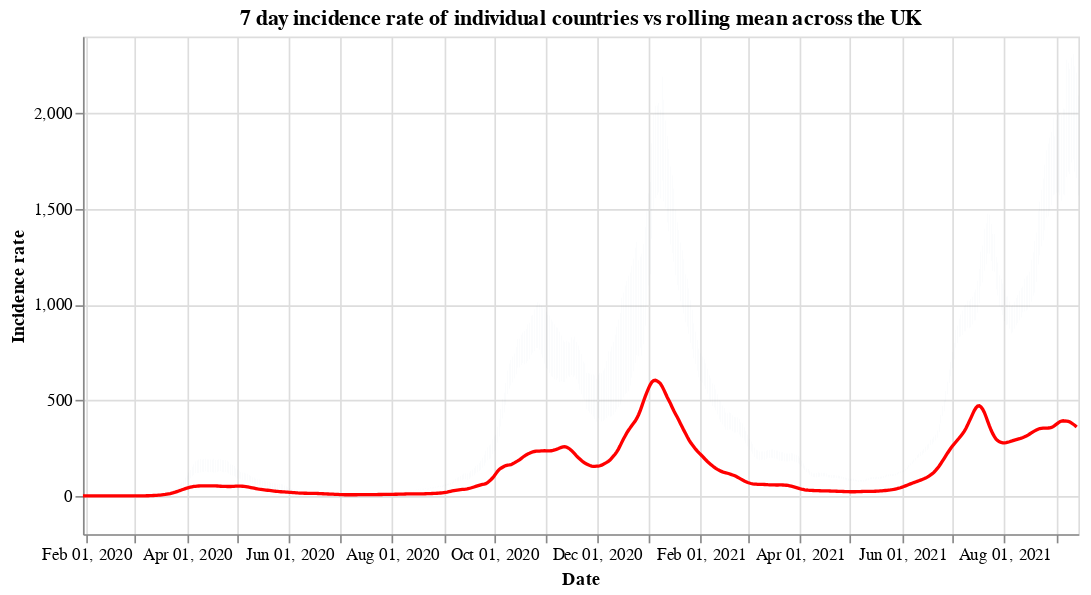

The code cell stored with this chart in its notebook:
### Code cell
#collapse
countries = uk_cases['areaName'].unique()
countries.sort()

selection = alt.selection_single(
    name='Select',
    fields=['areaName'],
    init={'areaName': 'Wales'},
    bind={'areaName': alt.binding_select(options=countries)}
)

# scatter plot, modify opacity based on selection
bars = alt.Chart(uk_cases).mark_bar().add_selection(
    selection
).encode(
    x=alt.X("yearmonthdate(date):T", axis=alt.Axis(title='Date')),
    y=alt.Y("weeklyCasesRate:Q", axis=alt.Axis(title='Incidence rate')),
    tooltip='weeklyCasesRate:Q',
    opacity=alt.condition(selection, alt.value(1), alt.value(0))
).properties(title=f'7 day incidence rate of individual countries vs rolling mean across the UK', width=600)

line = alt.Chart(overview_cases).mark_line(
    color='red',
    size=2,
).transform_window(
    rolling_mean='mean(weeklyCasesRate)',
    frame=[0, 7]
).encode(
    x='yearmonthdate(date):T',
    y='rolling_mean:Q'
)

alt.layer(bars, line)

### Figure 1 — Vega-Lite specification as saved in the notebook (floating-point values rounded to 4 significant figures; data arrays with more than 128 entries replaced by an {"elided": "..."} marker saying what was removed)
{"config": {"view": {"continuousWidth": 400, "continuousHeight": 300}}, "layer": [{"data": {"name": "data-a1314aaa67cd96ed6c444541eb7cf82d"}, "mark": "bar", "encoding": {"opacity": {"condition": {"value": 1, "selection": "Select"}, "value": 0}, "tooltip": {"type": "quantitative", "field": "weeklyCasesRate"}, "x": {"type": "temporal", "axis": {"title": "Date"}, "field": "date", "timeUnit": "yearmonthdate"}, "y": {"type": "quantitative", "axis": {"title": "Incidence rate"}, "field": "weeklyCasesRate"}}, "selection": {"Select": {"type": "single", "fields": ["areaName"], "init": {"areaName": "Wales"}, "bind": {"areaName": {"input": "select", "options": ["England", "Northern Ireland", "Scotland", "Wales"]}}}}, "title": "7 day incidence rate of individual countries vs rolling mean across the UK", "width": 600}, {"data": {"name": "data-b14eca875c38adec6f1320d0b6e82208"}, "mark": {"type": "line", "color": "red", "size": 2}, "encoding": {"x": {"type": "temporal", "field": "date", "timeUnit": "yearmonthdate"}, "y": {"type": "quantitative", "field": "rolling_mean"}}, "transform": [{"window": [{"op": "mean", "field": "weeklyCasesRate", "as": "rolling_mean"}], "frame": [0, 7]}]}], "$schema": "https://vega.github.io/schema/vega-lite/v4.8.1.json", "datasets": {"data-a1314aaa67cd96ed6c444541eb7cf82d": {"elided": "2280 records"}, "data-b14eca875c38adec6f1320d0b6e82208": {"elided": "593 records"}}}
